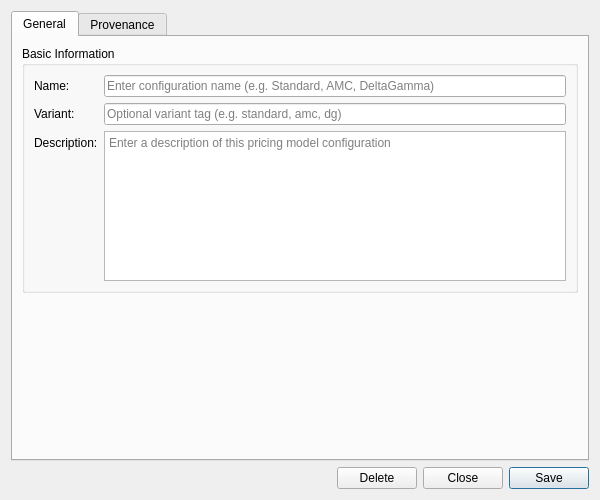
<?xml version="1.0" encoding="UTF-8"?>
<ui version="4.0">
 <class>PricingModelConfigDetailDialog</class>
 <widget class="QWidget" name="PricingModelConfigDetailDialog">
  <property name="geometry">
   <rect>
    <x>0</x>
    <y>0</y>
    <width>600</width>
    <height>500</height>
   </rect>
  </property>
  <property name="sizePolicy">
   <sizepolicy hsizetype="Preferred" vsizetype="Preferred">
    <horstretch>0</horstretch>
    <verstretch>0</verstretch>
   </sizepolicy>
  </property>
  <property name="minimumSize">
   <size>
    <width>600</width>
    <height>500</height>
   </size>
  </property>
  <property name="windowTitle">
   <string>Pricing Model Configuration Details</string>
  </property>
  <layout class="QVBoxLayout" name="verticalLayout">
   <item>
    <widget class="QTabWidget" name="tabWidget">
     <property name="currentIndex"><number>0</number></property>
     <widget class="QWidget" name="generalTab">
      <attribute name="title"><string>General</string></attribute>
      <layout class="QVBoxLayout" name="generalLayout">
       <item>
        <widget class="QGroupBox" name="basicInfoGroup">
         <property name="title">
          <string>Basic Information</string>
         </property>
         <layout class="QFormLayout" name="formLayout">
          <item row="0" column="0">
           <widget class="QLabel" name="labelName">
            <property name="text">
             <string>Name:</string>
            </property>
           </widget>
          </item>
          <item row="0" column="1">
           <widget class="QLineEdit" name="nameEdit">
            <property name="placeholderText">
             <string>Enter configuration name (e.g. Standard, AMC, DeltaGamma)</string>
            </property>
            <property name="readOnly">
             <bool>true</bool>
            </property>
           </widget>
          </item>
          <item row="1" column="0">
           <widget class="QLabel" name="labelConfigVariant">
            <property name="text">
             <string>Variant:</string>
            </property>
           </widget>
          </item>
          <item row="1" column="1">
           <widget class="QLineEdit" name="configVariantEdit">
            <property name="placeholderText">
             <string>Optional variant tag (e.g. standard, amc, dg)</string>
            </property>
           </widget>
          </item>
          <item row="2" column="0">
           <widget class="QLabel" name="labelDescription">
            <property name="text">
             <string>Description:</string>
            </property>
           </widget>
          </item>
          <item row="2" column="1">
           <widget class="QPlainTextEdit" name="descriptionEdit">
            <property name="minimumSize">
             <size>
              <width>0</width>
              <height>80</height>
             </size>
            </property>
            <property name="maximumSize">
             <size>
              <width>16777215</width>
              <height>150</height>
             </size>
            </property>
            <property name="placeholderText">
             <string>Enter a description of this pricing model configuration</string>
            </property>
           </widget>
          </item>
         </layout>
        </widget>
       </item>
       <item>
        <spacer name="verticalSpacer">
         <property name="orientation">
          <enum>Qt::Vertical</enum>
         </property>
         <property name="sizeHint" stdset="0">
          <size>
           <width>20</width>
           <height>40</height>
          </size>
         </property>
        </spacer>
       </item>
      </layout>
     </widget>
     <widget class="QWidget" name="provenanceTab">
      <attribute name="title"><string>Provenance</string></attribute>
      <layout class="QVBoxLayout" name="provenanceTabLayout">
       <item>
        <widget class="ores::qt::ProvenanceWidget" name="provenanceWidget" native="true"/>
       </item>
      </layout>
     </widget>
    </widget>
   </item>
   <item>
    <layout class="QHBoxLayout" name="buttonLayout">
     <item>
      <spacer name="horizontalSpacer">
       <property name="orientation">
        <enum>Qt::Horizontal</enum>
       </property>
       <property name="sizeHint" stdset="0">
        <size>
         <width>40</width>
         <height>20</height>
        </size>
       </property>
      </spacer>
     </item>
     <item>
      <widget class="QPushButton" name="deleteButton">
       <property name="text">
        <string>Delete</string>
       </property>
      </widget>
     </item>
     <item>
      <widget class="QPushButton" name="closeButton">
       <property name="text">
        <string>Close</string>
       </property>
      </widget>
     </item>
     <item>
      <widget class="QPushButton" name="saveButton">
       <property name="text">
        <string>Save</string>
       </property>
       <property name="default">
        <bool>true</bool>
       </property>
      </widget>
     </item>
    </layout>
   </item>
  </layout>
 </widget>
 <customwidgets>
  <customwidget>
   <class>ores::qt::ProvenanceWidget</class>
   <extends>QWidget</extends>
   <header>ores.qt/ProvenanceWidget.hpp</header>
  </customwidget>
 </customwidgets>
 <resources/>
 <connections/>
</ui>
